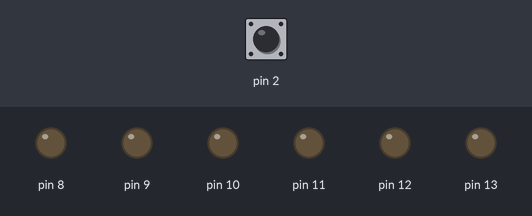
A sketch run on a simulated Arduino Uno, built with avr-gcc and run on an emulated ATmega328P. Parts: output pins drawn as LEDs (lit = HIGH). Dashed ring = blinking. The test bench sets the inputs (shaded band); at power-on: pin 2 HIGH. Random numbers use the default seed unless the sketch sets one.

Above: at 1.2 s.
1.3 s: pin 2 driven LOW
At 1.8 s:
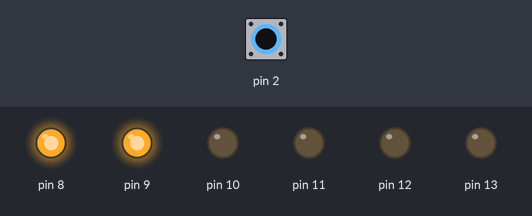
2.8 s: pin 2 pulsed HIGH 5 times (0.12 s each, 0.3 s apart)
At 3.37 s:
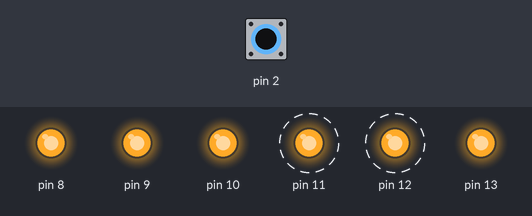
6.5 s: pin 2 pulsed HIGH 2 times (0.12 s each, 0.3 s apart)
At 8.0 s:
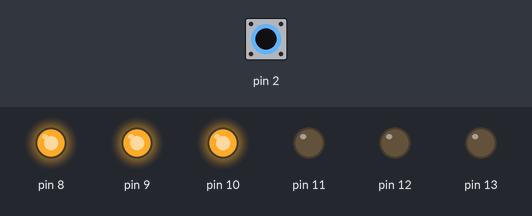
Timing chart, 0 to 11.5 s (numbered marks = the images above; inputs shaded):
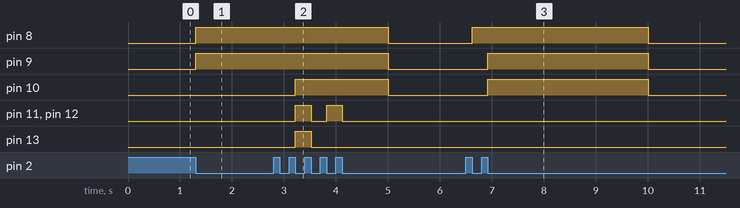

The sketch:

DE6.ino
```cpp
void setup() {
  // put your setup code here, to run once:
  Serial.begin(9600);


  for(int i=8;i<=13;i++)
    pinMode(i, OUTPUT);
  pinMode(2, INPUT);
  attachInterrupt(0, ISR_Button, FALLING);
}

void loop() {
  // put your main code here, to run repeatedly:
  delay(5000);
  offAll();//eteind toutes les LED toutes les 5 secondes (fais mal aux yeux)
}

void offAll(){
  for(int k=8;k<=13;k++)
    digitalWrite(k, LOW);
}

void launchDice(){
  offAll();
  int tmp = random(1,7);
  //Serial.println(tmp);
  for(int j=8;j<(8+tmp);j++)
    digitalWrite(j, HIGH);
}

/*Interuption button*/
void ISR_Button(){
  launchDice();
}
```

Measured:
- after the input at 1.3 s, pin 8, pin 9: LOW → HIGH at once
- after the input at 2.8 s, pin 10: LOW → HIGH after 0.42 s, → LOW 1.8 s later; pin 11, pin 12: alternates HIGH for 0.30 s and LOW for 0.30 s, 4 changes in all, then stays LOW, starting after 0.42 s; pin 13: LOW → HIGH after 0.42 s, → LOW 0.30 s later
- after the input at 6.5 s, pin 8: LOW → HIGH after 0.12 s, → LOW 3.4 s later; pin 9, pin 10: LOW → HIGH after 0.42 s, → LOW 3.1 s later
